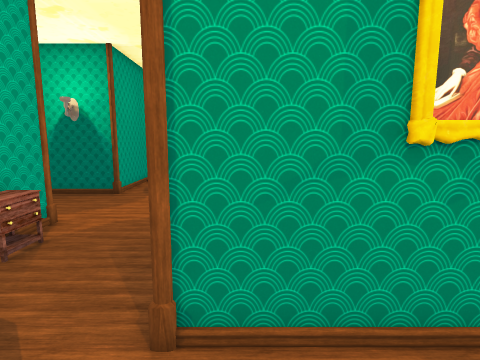
view 1 (above)

14 first-person views from a walk through a Unity game level. The camera is 1.5 m above the floor, tilts 8° down and sees 80° across. The floor is counted in squares, 0.5 m on a side. Each view is taken from the middle of a square. On the plan, view 1 faces up. The plan holds only what a view shows up to about 20 squares ahead; the rest is blank.

view 2
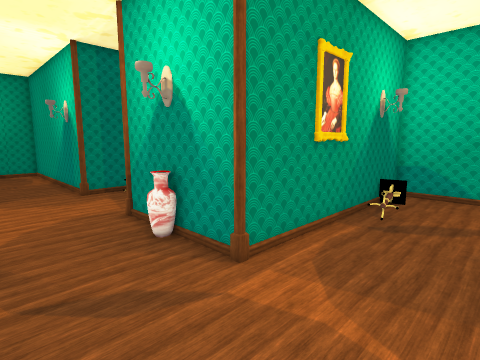

view 3
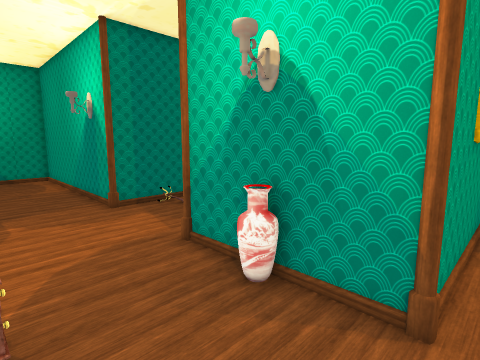

view 4
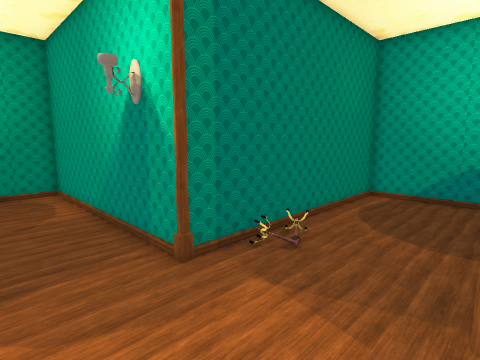

view 5
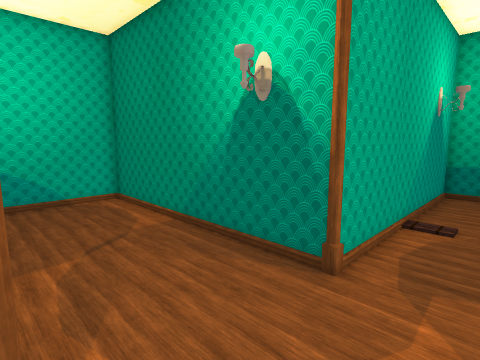

view 6
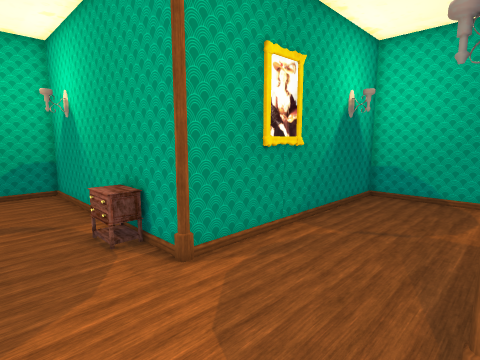

view 7
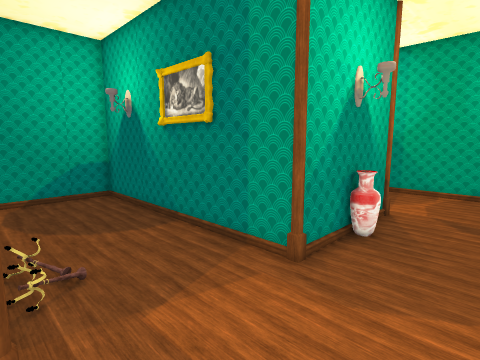

view 8
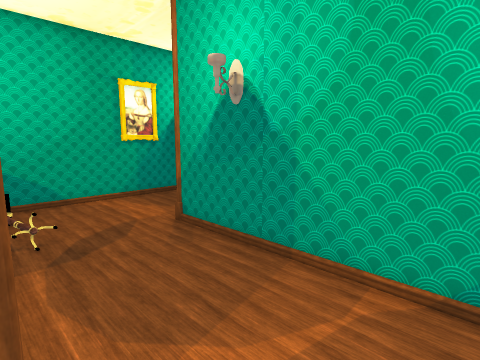

view 9
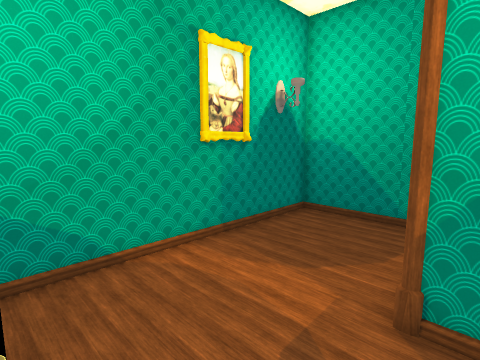

view 10
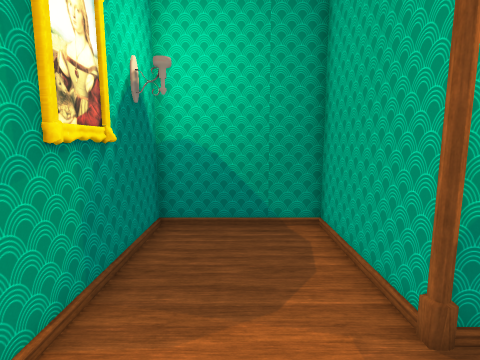

view 11
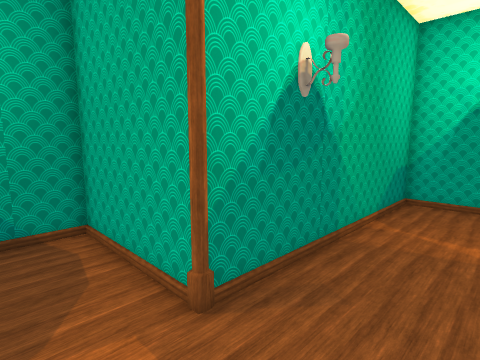

view 12
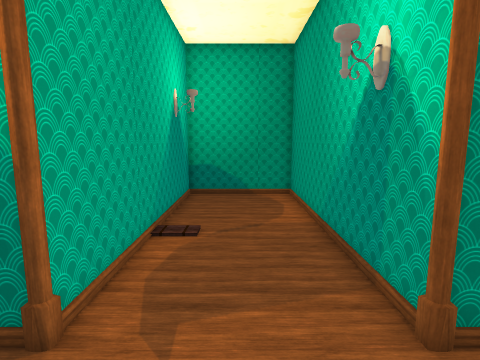

view 13
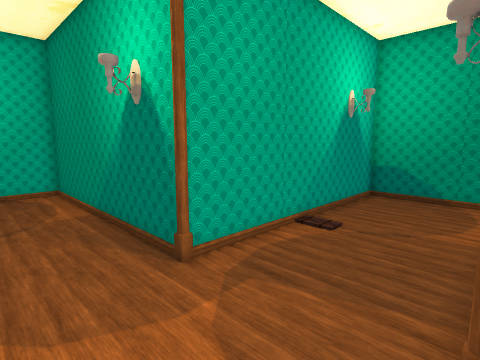

view 14
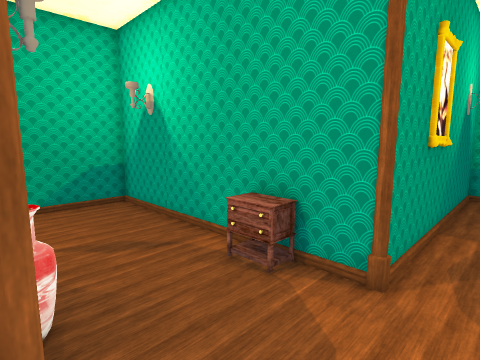

### Floor plan
Points are (right, up) in squares from view 1. A wall is a line through its corners. A room is listed if a view was taken in it or the views show most of it. See-through windows are left out.
Room 1 (views 1, 2, 3, 4, 5, 6, 7, 8, 9, 10, 11, 12, 13, 14)
walls: (-0.6, 10.1) (10.9, 10.1) (10.9, 15.9) (-0.6, 15.9); (-1.1, 4.4) (-1.1, 9.6); (-6.9, 9.6) (-6.9, -1.9) (4.6, -1.9); (-1.1, 16.4) (-1.1, 27.9) (-6.9, 27.9) (-6.9, 16.4); (-7.4, 15.9) (-18.9, 15.9) (-18.9, 10.1) (-7.4, 10.1); (5.1, -2.4) (5.1, -7.9) (10.9, -7.9) (10.9, 3.9) (-0.6, 3.9)
objects: column (-7, 10); column (-7, 16); table (-6, 7) to (-6, 8); vase (-2, 7); column (-1, 4); column (-1, 10); column (-1, 16); column (5, -2); other object (9, 3)

Where each view was taken, in squares from view 1:
view 1: 0 up, 0 right, facing up
view 2: 1 down, 6 left, facing up-right
view 3: 3 up, 6 left, facing up-right
view 4: 10 up, 5 left, facing up-right
view 5: 10 up, 4 left, facing up-left
view 6: 16 up, 3 left, facing down-left
view 7: 16 up, 5 left, facing down-right
view 8: 4 up, 4 left, facing down-right
view 9: 3 up, 4 right, facing down-right
view 10: 2 up, 8 right, facing down
view 11: 2 up, 8 right, facing down-left
view 12: 12 up, 4 left, facing up
view 13: 12 up, 1 left, facing up-left
view 14: 12 up, 1 left, facing down-left
